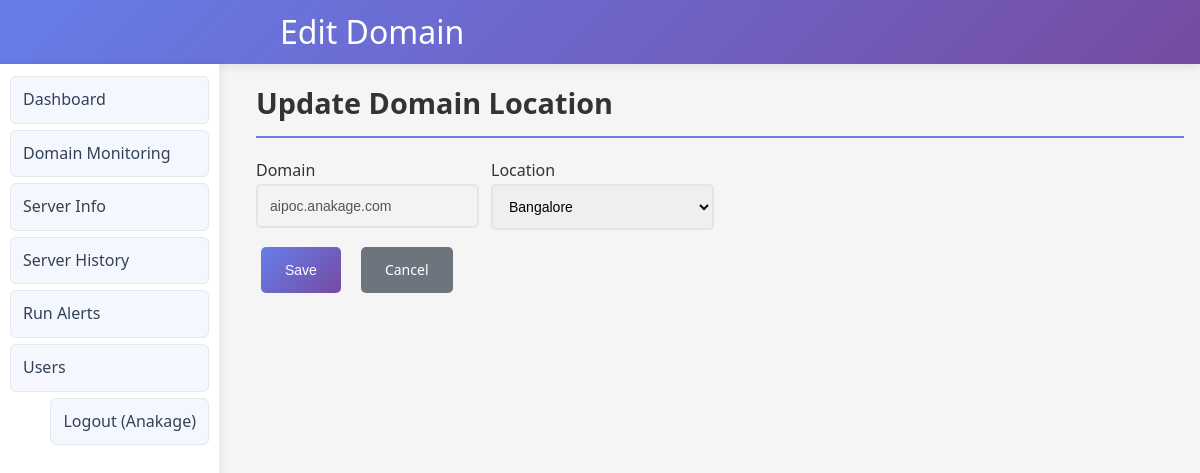
Screenshot of /domain/edit/aipoc.anakage.com (signed in) with the database file from the repository.
### tables this page shows
CREATE TABLE users (
            id INTEGER PRIMARY KEY AUTOINCREMENT,
            name TEXT,
            email TEXT UNIQUE NOT NULL,
            password_hash TEXT NOT NULL,
            role TEXT NOT NULL,          -- super_admin, admin, super_analytics, analytics
            location TEXT                -- required for admin/analytics
        );

CREATE TABLE domains (
            id INTEGER PRIMARY KEY AUTOINCREMENT,
            name TEXT UNIQUE NOT NULL,
            registrar TEXT,
            creation_date TEXT,
            expiration_date TEXT,
            ssl_issuer TEXT,
            ssl_expiry TEXT,
            location TEXT
        );

CREATE TABLE locations (
            id INTEGER PRIMARY KEY AUTOINCREMENT,
            name TEXT UNIQUE NOT NULL
        );

### 1app.py (the view, shortened to what this page needs)
@app.route('/domain/edit/<path:domain_name>', methods=['GET', 'POST'])
@login_required
@rbac_write_required
def edit_domain(domain_name):
    user = get_current_user()
    conn = get_db_connection()
    c = conn.cursor()
    c.execute("SELECT name, registrar, creation_date, expiration_date, ssl_issuer, ssl_expiry, location FROM domains WHERE name=?", (domain_name,))
    row = c.fetchone()
    if not row:
        conn.close()
        flash("Domain not found.", "danger")
        return redirect(url_for('domain'))
    if not user_can_access_location(user, row["location"]):
        conn.close()
        flash("Access denied for this location.", "danger")
        return redirect(url_for('domain'))
    domain_row = {
        "name": row["name"],
        "registrar": row["registrar"],
        "creation_date": row["creation_date"],
        "expiration_date": row["expiration_date"],
        "ssl_issuer": row["ssl_issuer"],
        "ssl_expiry": row["ssl_expiry"],
        "location": row["location"],
    }
    conn.close()
    return render_template('domain_edit.html', domain=domain_row, locations=get_locations(), user=user)

### 1app.py (called while the page is built)
def get_db_connection():
    conn = sqlite3.connect(DB_FILE, timeout=15, check_same_thread=False)
    conn.row_factory = sqlite3.Row
    try:
        conn.execute("PRAGMA busy_timeout = 15000")
    except Exception:
        pass
    return conn

def get_current_user():
    user_id = session.get('user_id')
    if not user_id:
        return None
    conn = get_db_connection()
    c = conn.cursor()
    c.execute("SELECT id, name, email, role, location FROM users WHERE id = ?", (user_id,))
    row = c.fetchone()
    conn.close()
    return row

def login_required(view_func):
    @functools.wraps(view_func)
    def wrapper(*args, **kwargs):
        if not get_current_user():
            return redirect(url_for('login', next=request.path))
        return view_func(*args, **kwargs)
    return wrapper

def is_read_only(user):
    return user and user["role"] in ("super_analytics", "analytics")

def user_can_access_location(user, location):
    if not user:
        return False
    role = user["role"]
    if role in ("super_admin", "super_analytics"):
        return True
    if role in ("admin", "analytics"):
        return (user["location"] or "").lower() == (location or "").lower()
    return False

def rbac_write_required(view_func):
    @functools.wraps(view_func)
    def wrapper(*args, **kwargs):
        user = get_current_user()
        if not user:
            return redirect(url_for('login'))
        if is_read_only(user):
            flash("You have read-only access.", "warning")
            return redirect(request.referrer or url_for('index'))
        return view_func(*args, **kwargs)
    return wrapper

def get_locations():
    conn = get_db_connection()
    c = conn.cursor()
    c.execute("SELECT name FROM locations ORDER BY name")
    rows = [r[0] for r in c.fetchall()]
    conn.close()
    return rows

### templates/domain_edit.html (shortened to what this page needs)
<!DOCTYPE html>
<html>
<head>
    <link rel="stylesheet" href="{{ url_for('static', filename='style.css') }}">
</head>
<body>
<header>
    <div class="container">
        <h1>Edit Domain</h1>
    </div>
</header>
<nav>
    <div class="container">
        <ul>
            <li><a href="/">Dashboard</a></li>
            <li><a href="/domain">Domain Monitoring</a></li>
            <li><a href="/server">Server Info</a></li>
            <li><a href="/server/history">Server History</a></li>
            <li><a href="/run_alerts">Run Alerts</a></li>
            {% if user and (user.role or '').lower() == 'super_admin' %}
                <li><a href="/users">Users</a></li>
            {% endif %}
            {% if user %}
                <li style="margin-left:auto"><a href="/logout">Logout ({{ user.name }})</a></li>
            {% else %}
                <li style="margin-left:auto"><a href="/login">Login</a></li>
            {% endif %}
        </ul>
    </div>
</nav>
<div class="container">
    <div class="card">
        <h2>Update Domain Location</h2>
        <form method="POST" style="display:grid; grid-template-columns: repeat(auto-fit, minmax(220px, 1fr)); gap: 12px;">
            <div>
                <label>Domain</label>
                <input type="text" class="form-control" value="{{ domain.name }}" disabled>
            </div>
            <div>
                <label>Location</label>
                <select name="location" class="form-control">
                    {% for loc in locations %}
                        <option value="{{ loc }}" {% if domain.location == loc %}selected{% endif %}>{{ loc }}</option>
                    {% endfor %}
                </select>
            </div>
            <div style="grid-column: 1 / -1; display:flex; gap:10px;">
                <button type="submit" class="btn btn-primary">Save</button>
                <a href="/domain" class="btn btn-secondary">Cancel</a>
            </div>
        </form>
    </div>
</div>
</body>
</html>

### static/style.css (style rules this page uses)
:root { --primary: #667eea; --surface: #ffffff; --text: #334155; --muted: #6b7280; --sidebar-width: 240px; --header-height: 64px; }
* { margin: 0; padding: 0; box-sizing: border-box; }
body { font-family: 'Segoe UI', Tahoma, Geneva, Verdana, sans-serif; line-height: 1.6; color: #333; background-color: #f5f5f5; }
.container { max-width: 1200px; margin: 0 auto; padding: 16px; margin-left: var(--sidebar-width); }
header { background: linear-gradient(135deg, #667eea 0%, #764ba2 100%); color: white; height: var(--header-height); display: flex; align-items: center; padding: 0 16px; margin-bottom: 0; box-shadow: 0 2px 10px rgba(0,0,0,0.1); }
header h1 { width: 100%; text-align: right; font-size: 2em; font-weight: 400; margin-right: 8px; }
nav { position: fixed; left: 0; top: var(--header-height); width: calc(var(--sidebar-width) - 20px); height: calc(100vh - var(--header-height)); background: var(--surface); padding: 12px 10px; box-shadow: 2px 0 8px rgba(0,0,0,0.06); border-right: 1px solid #eee; overflow-y: auto; z-index: 1000; }
nav .container { margin: 0; padding: 0; max-width: 100%; }
nav ul { list-style: none; display: flex; flex-direction: column; gap: 6px; margin: 0; padding: 0; }
nav a { text-decoration: none; color: var(--text); font-weight: 500; padding: 10px 12px; border-radius: 6px; transition: all 0.2s ease; display: block; background: #f5f7ff; border: 1px solid #e5e7eb; }
.card h2 { color: #333; margin-bottom: 20px; font-size: 1.8em; border-bottom: 2px solid #667eea; padding-bottom: 10px; }
.form-control { width: 100%; padding: 12px; border: 2px solid #e1e5e9; border-radius: 5px; font-size: 14px; transition: border-color 0.3s ease; }
.btn { padding: 12px 24px; border: none; border-radius: 5px; cursor: pointer; font-size: 14px; font-weight: 500; text-decoration: none; display: inline-block; transition: all 0.3s ease; margin: 5px; }
.btn-primary { background: linear-gradient(135deg, #667eea 0%, #764ba2 100%); color: white; }
.btn-secondary { background-color: #6c757d; color: white; }

### rows the page displays
users: name "Anakage"
domains: name "aipoc.anakage.com", location "Bangalore"
